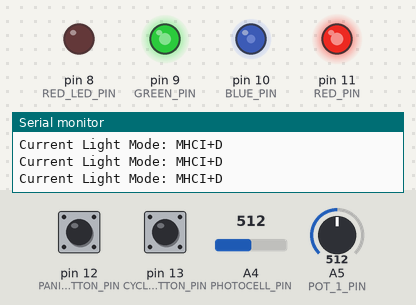
The sketch below on a simulated Arduino Uno, built with avr-gcc and run on an emulated ATmega328P. Parts: output pins drawn as LEDs (lit = HIGH), the last lines printed to the serial monitor. Dashed ring = blinking. The inputs (shaded band) are chosen by the test bench; at power-on: pin 13 (CYCLE_BUTTON_PIN) HIGH, pin 12 (PANIC_BUTTON_PIN) HIGH, A4 (PHOTOCELL_PIN) = 512, A5 (POT_1_PIN) = 512.

Above: at 1.2 s.
1.3 s: pin 13 (CYCLE_BUTTON_PIN) pulled LOW for 0.15 s
2.9 s: pin 12 (PANIC_BUTTON_PIN) pulled LOW for 0.15 s
At 3.56 s:
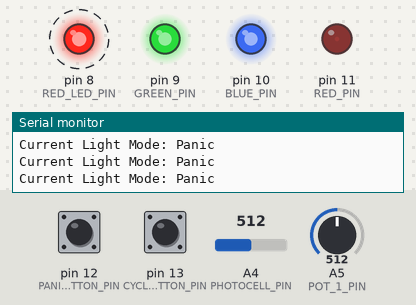
5.9 s: pin 12 (PANIC_BUTTON_PIN) pulled LOW for 0.15 s
At 6.9 s:
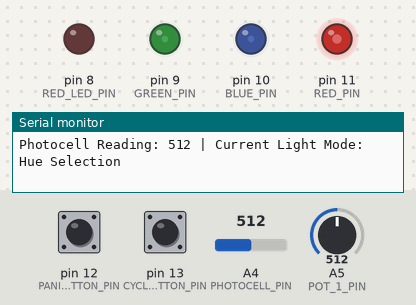
9.0 s: A4 (PHOTOCELL_PIN) set to 1023
At 10.1 s:
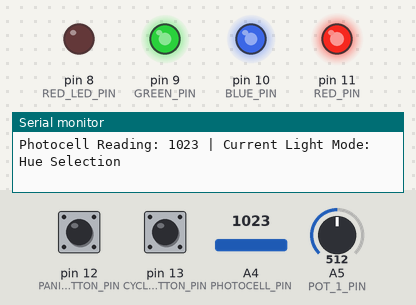
10.7 s: pin 12 (PANIC_BUTTON_PIN) pulled LOW for 1 s
At 13.15 s:
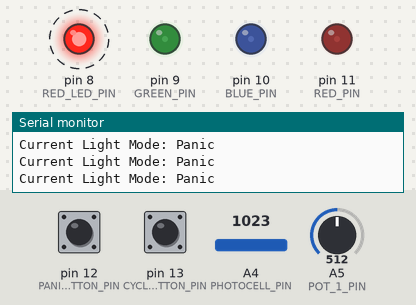
14.7 s: pin 12 (PANIC_BUTTON_PIN) pulsed LOW 5 times (0.12 s each, 0.3 s apart)
Timing chart, 0 to 17.7 s (numbered marks = the images above; inputs shaded):
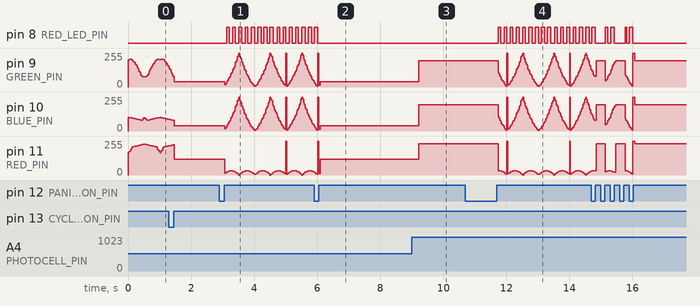

The sketch:

Zed.ino
```cpp
#include "AnalogSensor.h"
#include "Light.h"
#include <Button.h>
#include "ButtonCounter.h"
#include "Hue.h"

#define DEBUG
// #define DEBUG_POT
// #define DEBUG_BUTTON
// #define DEBUG_PHOTOCELL
// #define DEBUG_COLOR
// #define DEBUG_FADE
#define DEBUG_CLASS

const int NUM_MODES = 3;
const long MHCID_PRIMARY = 0x188fb4;
const float MHCID_PRIMARY_HSL[3] = {.539, .76, .4};
const long MHCID_SECONDARY = 0x559933;
const float MHCID_SECONDARY_HSL[3] = {.277, .5, .4};
const long COLOR_PANIC = 0xFF0000;
const float COLOR_PANIC_HSL[3] = {0, 1, .5};
const long COLOR_WHITE = 0xFFFFFF;
const float COLOR_WHITE_HSL[3] = {0, 0, 1};
const long COLOR_BLACK = 0x0;
const float COLOR_BLACK_HSL[3] = {0, 0, 0};

//pot
const int POT_1_PIN = A5;
AnalogSensor pot1 = AnalogSensor(POT_1_PIN, 2);

// button
const int CYCLE_BUTTON_PIN = 13;
ButtonCounter counter(CYCLE_BUTTON_PIN);

// panic
const int PANIC_BUTTON_PIN = 12;
ButtonCounter panicCounter(PANIC_BUTTON_PIN);
const int RED_LED_PIN = 8;

// photocell
const int PHOTOCELL_PIN = A4;
AnalogSensor photocell = AnalogSensor(PHOTOCELL_PIN, 1000);

// rgbled
const int RED_PIN = 11;
const int BLUE_PIN = 10;
const int GREEN_PIN = 9;
Light light = Light(RED_PIN, BLUE_PIN, GREEN_PIN);

void setup() {
  pinMode(RED_LED_PIN, OUTPUT);

  Serial.begin(9600);
}

// check button presses
  // based on press, calculate color for each mode...
    // solid mode: select color, detect lightness
    // panic mode: panic!
    // mhci+d mode: vary between blue and green
void loop() {
  counter.Update();
  panicCounter.Update();

  if (panicCounter.getCounter() % 2 == 1) {
    panic();
#if(defined DEBUG && defined DEBUG_CLASS)
    Serial.println("Current Light Mode: Panic");
#endif
    return;
  }
  digitalWrite(RED_LED_PIN, LOW);   // turn the RED LED off

  int mode = counter.getCounter() % NUM_MODES;

  switch (mode) {
    case 0: light.setHexColor(mhcid()); // mhcid
#if(defined DEBUG && defined DEBUG_CLASS)
      Serial.println("Current Light Mode: MHCI+D");
#endif
      break;
    case 1: light.setHexColor(solid()); // solid
#if(defined DEBUG && defined DEBUG_CLASS)
      Serial.println("Current Light Mode: Hue Selection");
#endif
      break;
    case 2: light.setHexColor(COLOR_BLACK); // off
#if(defined DEBUG && defined DEBUG_CLASS)
      Serial.println("Current Light Mode: Off");
#endif
      break;
    default: Serial.println("invalid mode selected, defaulting to OFF");
      light.setHexColor(0);
      break;
  }

  delay(5);
}

void panic() {
  long hex = fade(COLOR_PANIC_HSL, COLOR_WHITE_HSL, 1.0);
  blinkRed();

  light.setHexColor(hex);

}

// should probably refactor all this stuff...
int blinkState;
void blinkRed() {
  long currentMillis = millis(); // snapshot the time
  long cycleLength = 200;
  if (currentMillis % cycleLength > cycleLength / 2) {
      digitalWrite(RED_LED_PIN, HIGH);
  }
  else {
      digitalWrite(RED_LED_PIN, LOW);   // turn the LED on (HIGH is the voltage level)
  }

}
long mhcid() {
  return fade(MHCID_PRIMARY_HSL, MHCID_SECONDARY_HSL, 1);
}

long solid() {
  float hue = 1;
  float saturation = .5;
  float lightness = 1;

  // find hue from pot1
  pot1.Update();
  hue = (float) pot1.getReading() / 1023;

  // find lightness from photocell
  photocell.Update();
  // constrain reading from 500 to 1000
#if(defined DEBUG && defined DEBUG_CLASS)
  Serial.print("Photocell Reading: ");
  Serial.print(photocell.getReading());
  Serial.print(" | ");

#endif
  int constrainedReading = constrain(photocell.getReading(), 500, 900);
  constrainedReading = map(constrainedReading, 500, 900, 70, 15);   //map to 15% to 70% lightness
  lightness = (float) constrainedReading / 100;

#if(defined DEBUG && defined DEBUG_COLOR)
  Serial.print(hue);
  Serial.print(" ");
  Serial.print(saturation);
  Serial.print(" ");
  Serial.print(lightness);
  Serial.println(" ");
#endif

  return Hue::hsl2hex(hue, saturation, lightness);
}

// cycles between @co/@lor in @cycleSeconds
// TODO: fade by log rather than linearly
// TODO: find out why lightness spikes
long fade (const float* co, const float* lor, long cycleSeconds) {
  int cycleMillis = cycleSeconds * 1000;

  long currentMillis = millis(); // snapshot the time

  currentMillis = currentMillis / 20 * 20; // round current time to nearest 20th millisecond
  long cycleMid = cycleMillis / 2; // find midpoint of cycle
  long cycleLocation = currentMillis % cycleMillis;
  long distance = abs(cycleMillis / 2 - cycleLocation); // distance
  float distanceP = (float) distance / cycleMid;
  float coToLor[3] = {lor[0] - co[0], lor[1] - co[1], lor[2] - co[2]}; //HSL distance from co to lor
  float intendedHSL[3] = {co[0] + coToLor[0] * distanceP, co[1] + coToLor[1] * distanceP, co[2] + coToLor[2] * distanceP};
#if(defined DEBUG && defined DEBUG_FADE)
  Serial.print(intendedHSL[0]);
  Serial.print(" ");
  Serial.print(intendedHSL[1]);
  Serial.print(" ");
  Serial.print(intendedHSL[2]);
  Serial.print(" ");
  Serial.println();
#endif
  return Hue::hsl2hex(intendedHSL[0], intendedHSL[1], intendedHSL[2]);
}
```

AnalogSensor.cpp
```cpp
#include "Arduino.h"
#include "AnalogSensor.h"

AnalogSensor::AnalogSensor(int pin, long delay)
{
  this->pin = pin;
  pinMode(pin, INPUT);

  this->delay = delay;
  reading = 0;
  previousMillis = 0;
}
void AnalogSensor::Update() {
  // check to see if it's time to update
  unsigned long currentMillis = millis();

  if(currentMillis - previousMillis >= delay) {
    previousMillis = currentMillis;  // Remember the time
    reading = analogRead(pin);
  }
}
int AnalogSensor::getReading() {
  return reading;
}
```

AnalogSensor.h
```cpp
#ifndef HEADER_ANALOGSENSOR
  #define HEADER_ANALOGSENSOR
class AnalogSensor
{
  // Class Member Variables
  // These are initialized at startup
  int pin;
  long delay;     // delay between each read

  // These maintain the current state
  int reading;
  unsigned long previousMillis;   // will store time of last update

  public:
    AnalogSensor(int pin, long delay);
    void Update();
    int getReading();
};
#endif
```

ButtonCounter.cpp
```cpp
#include "Arduino.h"
#include "ButtonCounter.h"

ButtonCounter::ButtonCounter(int pin)
{
  this->pin = pin;
  pinMode(this->pin, INPUT);

  myButton = new Button(this->pin, true, false, 25);

  counter = 0;
}
void ButtonCounter::Update() {

  Button buttonObject = *myButton;
  (*myButton).read();
  if ((*myButton).wasPressed()) {
    counter++;
  }
}
int ButtonCounter::getCounter() {
  return counter;
}
```

ButtonCounter.h
```cpp
#ifndef HEADER_BUTTON_COUNTER
  #define HEADER_BUTTON_COUNTER

#include <Button.h>

class ButtonCounter
{
  // Class Member Variables
  // These are initialized at startup
  int pin;
  // number of button presses
  int counter;
  Button *myButton;

  public:
    ButtonCounter(int pin);
    void Update();
    int getCounter();
};
#endif
```

Hue.cpp
```cpp
#include "Arduino.h"
#include "Hue.h"

void Hue::hsl2rgb (float h, float s, float l, int rgb[]) {
  // Variables for conversion
  float q = 0;
  float t = 0;
  int r, g, b = 0;
  if (s == 0) {
    r = g = b = l;  //achromatic
  } else {
    if (l < 0.5) {
      q = l * (1 + s);
    } else {
      q = l + s - l * s;
    }
    float p = 2 * l - q;
    r = hue2rgb(p, q, h + 0.33) * 255;
    g = hue2rgb(p, q, h) * 255;
    b = hue2rgb(p, q, h - 0.33) * 255;
  }
  rgb[0] = r;
  rgb[1] = g;
  rgb[2] = b;
}

long Hue::hsl2hex (float h, float s, float l) {
  int rgb[3];
  hsl2rgb(h,s,l, rgb);
  long r = rgb[0];
  long g = rgb[1];
  long b = rgb[2];
  return ((r << 16) | (g << 8) | b);
}

float Hue::hue2rgb (float p, float q, float t) {
  if(t < 0) {t += 1;}
  if(t > 1) {t -= 1;}
  if(t < 0.17) {return p + (q - p) * 6 * t;}
  if(t < 0.5) {return q;}
  if(t < 0.67) {return p + (q - p) * (0.67 - t) * 6;}
  return p;
}
```

Hue.h
```cpp
#ifndef HEADER_HUE
  #define HEADER_HUE
class Hue
{
 public:
  static void hsl2rgb (float h, float s, float l, int rgb[]);
  static long hsl2hex(float h, float s, float l);
 private:
  // Disallow creating an instance of this object
  Hue() {}

  static float hue2rgb (float p, float q, float t);
};

#endif
```

Light.cpp
```cpp
#include "Arduino.h"
#include "Light.h"

#define COMMON_ANODE

// #define DEBUG
Light::Light(int redPin, int greenPin, int bluePin)
{
  this->redPin = redPin;
  pinMode(redPin, INPUT);

  this->greenPin = greenPin;
  pinMode(greenPin, INPUT);

  this->bluePin = bluePin;
  pinMode(bluePin, INPUT);

  red = green = blue = 0;
}

void Light::writePins() {
#ifdef COMMON_ANODE
  analogWrite(redPin, 255 - this->red);
  analogWrite(greenPin, 255 - this->green);
  analogWrite(bluePin, 255 - this->blue);
#else
  analogWrite(redPin, this->red);
  analogWrite(greenPin, this->green);
  analogWrite(bluePin, this->blue);
#endif
#ifdef DEBUG
  Serial.print(this->red);
  Serial.print(" ");
  Serial.print(this->green);
  Serial.print(" ");
  Serial.print(this->blue);
  Serial.println(" ");
#endif
}

void Light::setColor(int red, int blue, int green) {
  this->red = red;
  this->green = green;
  this->blue = blue;

  this->writePins();
}

void Light::setHexColor(long hex) {
  this->red = ((hex >> 16) & 0xFF);  // Extract the RR byte
  this->green = ((hex >> 8) & 0xFF);   // Extract the GG byte
  this->blue = ((hex) & 0xFF);

  this->writePins();
}
```

Light.h
```cpp
#ifndef HEADER_LIGHT
  #define HEADER_LIGHT
class Light
{

  // Class Member Variables
  // These are initialized at startup
  int redPin;
  int greenPin;
  int bluePin;

  // These maintain the current colors
  int red;
  int blue;
  int green;

  public:
    Light(int redPin, int greenPin, int bluePin);
    void setColor(int red,int green,int blue);
    void setHexColor(long hex);
  private:
    void writePins();
};
#endif
```

Measured:
- after the input at 2.9 s, pin 8 (RED_LED_PIN): alternates HIGH for 0.08 s and LOW for 0.11 s, starting after 0.23 s
- after the input at 5.9 s, pin 8 (RED_LED_PIN): goes on until 6.0 s, then stays LOW
- after the input at 9.0 s, pin 9 (GREEN_PIN): 40/255 → 198/255 after 0.22 s; pin 10 (BLUE_PIN): 39/255 → 197/255 after 0.22 s; pin 11 (RED_PIN): 119/255 → 236/255 after 0.22 s
